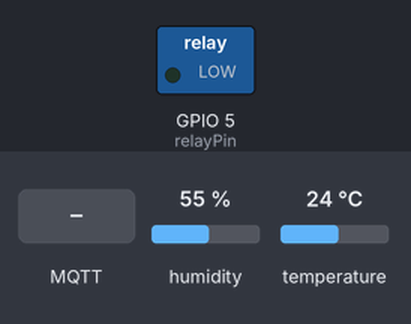
A sketch run on a simulated ESP8266 (NodeMCU). On the bench: switched loads named in the sketch (green lamp = pin HIGH). The inputs (shaded band) are chosen by the test bench; at power-on: humidity 55 %, temperature 24 °C. WiFi joins after 1.5 s; servers stay silent unless stated; no MQTT or app messages arrive unless stated; what the sketch prints to the serial monitor is not drawn.

Above: at 2.7 s.
2.8 s: MQTT message "ON" arrives on the first subscribed topic
At 3.4 s:
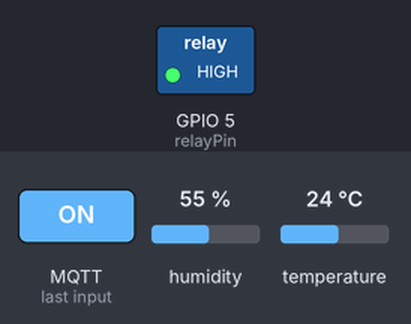
4.3 s: MQTT message "OFF" arrives on the first subscribed topic
At 5.8 s:
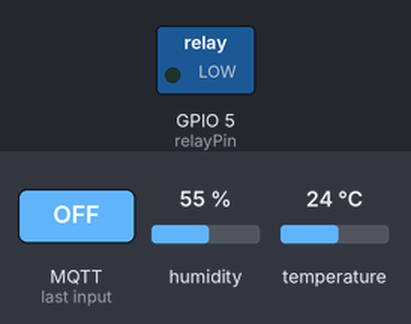
Timing chart, 0 to 7.3 s (numbered marks = the images above; inputs shaded):
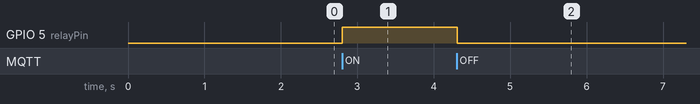

Measured:
- after the input at 2.8 s, GPIO 5 (relayPin): LOW → HIGH at once
- after the input at 4.3 s, GPIO 5 (relayPin): HIGH → LOW at once

The sketch:

main_sketch.ino
```cpp
#include <ESP8266WiFi.h>
#include <PubSubClient.h>
#include <DHT.h>

const char* ssid = "WLAN2";
const char* password = "123412341234";
const char* mqtt_server = "192.168.0.1";
const int relayPin = 5;
const int DHT_PIN = 4;
const int DHT_TYPE = DHT22;

DHT dht(DHT_PIN, DHT_TYPE);

WiFiClient espClient;
PubSubClient client(espClient);

void setup_wifi() {
  delay(10);
  Serial.println();
  Serial.print("Подключение к Wi-Fi: ");
  Serial.println(ssid);
  WiFi.begin(ssid, password);

  while (WiFi.status() != WL_CONNECTED) {
    delay(500);
    Serial.print(".");
  }

  Serial.println("");
  Serial.println("Подключено к Wi-Fi");
  Serial.println("IP адрес: ");
  Serial.println(WiFi.localIP());
}


void callback(char* topic, byte* payload, unsigned int length) {
  Serial.print("Получено сообщение по теме: ");
  Serial.println(topic);

  String message = "";
  for (int i = 0; i < length; i++) {
    message += (char)payload[i];
  }

  Serial.print("Сообщение: ");
  Serial.println(message);

  if (strcmp(topic, "тема_контроля_реле") == 0) {
    // если ON, включаем реле
    if (message.equals("ON")) {
      digitalWrite(relayPin, HIGH); // включаем
      Serial.println("Реле включено");
    }
    // если OFF то выключаем реле
    else if (message.equals("OFF")) {
      digitalWrite(relayPin, LOW); // выключаем
      Serial.println("Реле выключено");
    }
    else {
      Serial.println("Ошибка: недопустимая команда для реле");
    }
  }
}

void reconnect() {
  while (!client.connected()) {
    Serial.print("Попытка подключения к MQTT...");
    if (client.connect("ESP8266Client")) {
      Serial.println("Подключено");
      client.subscribe("тема_контроля_реле");
    } else {
      Serial.print("Подключение не удалось, ошибка: ");
      Serial.print(client.state());
      Serial.println(" Повторная попытка подключения через 5 секунд");
      delay(5000);
    }
  }
}

void setup() {
  Serial.begin(115200);
  setup_wifi();
  client.setServer(mqtt_server, 1883);
  client.setCallback(callback);
  pinMode(relayPin, OUTPUT);
  digitalWrite(relayPin, LOW); // изначально реле выключено
  dht.begin();
}

void loop() {
  if (!client.connected()) {
    reconnect();
  }

  client.loop();

  float temperature = dht.readTemperature();
  float humidity = dht.readHumidity();

  client.publish("тема_температуры", String(temperature).c_str());
  client.publish("тема_влажности", String(humidity).c_str());
}
```
